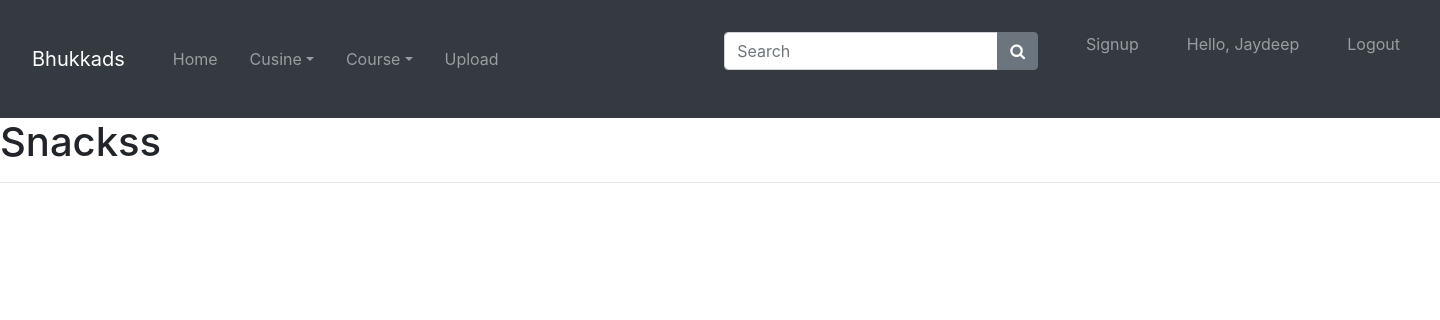
/assets/php/search.php?navval=snacks (signed in), run on an earlier commit of the app's database.
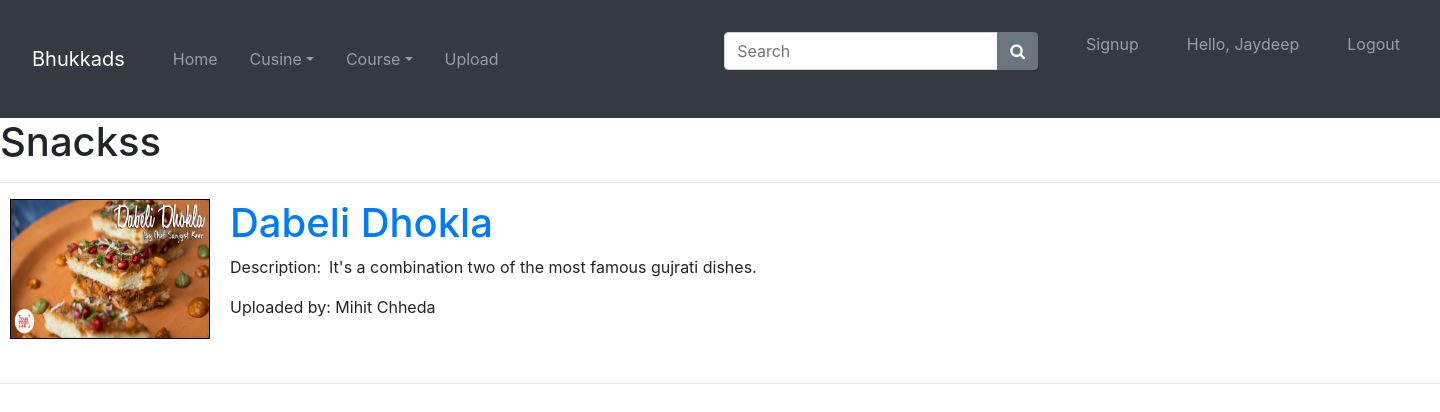
And on a later commit of the database.
### tables this page shows
CREATE TABLE `videos` (
  `id` int(11) NOT NULL,
  `dname` varchar(30) NOT NULL,
  `cusine` varchar(20) NOT NULL,
  `course` varchar(20) NOT NULL,
  `videol` varchar(100) NOT NULL,
  `recepie` varchar(10000) NOT NULL,
  `description` varchar(1000) NOT NULL,
  `image` varchar(500) NOT NULL,
  `name` varchar(500) NOT NULL
);

### assets/php/search.php (the view, shortened to what this page needs)
<?php
    include('../../modules/navbar.php');
?>
<html>
<head>
</head>
<body>
    <?php
    include('connection.php');
    $url="http://localhost/FoodBlogger/modules/video.php";
    if(isset($_REQUEST['navval'])){
        $navval=$_REQUEST['navval'];
        $navqry="select * from videos where course='$navval'";
        $result=mysqli_query($conn,$navqry);
        if(!$result){
            echo"<script>alert query error</script>";
        }
        else{
            echo"<h1>".ucwords($navval)."s</h1>";
            echo"<hr>";
            while($row=mysqli_fetch_assoc($result)){
                echo"<a href=".$url."?p_id=" . $row['id'] . "><img src=".$row['image']."></a>";
                echo"<div class='product'><a href=".$url."?p_id=" . $row['id'] . "><h1>".$row['dname']."</h1></a>
                <p><bold>Description:</bold>&ensp;".base64_decode($row['description'])."</p>";
                echo"Uploaded by: ".$row['name'];
                echo"<br><br><br></div><hr>";
             }
        }
    }
    ?>
</body>
</html>

What changed in the data, as far as the page shows it:
added videos: image (placeholder picture), dname "Dabeli Dhokla", description "It's a combination two of the most famous gujrati dishes.", name "Mihit Chheda"
